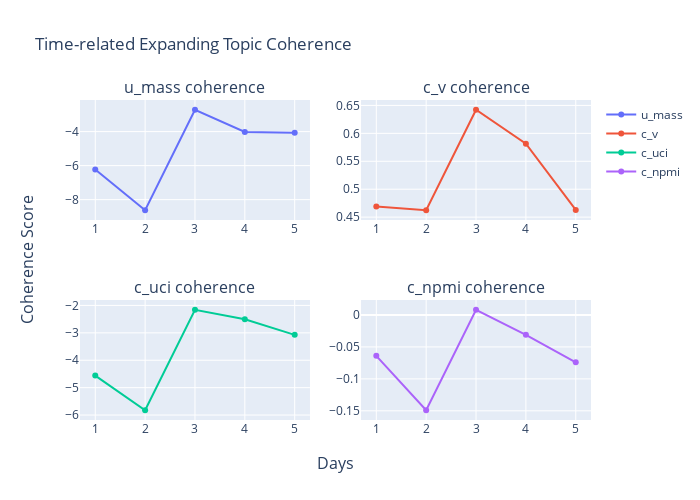

The code cell stored with this chart in its notebook:
### Code cell
#| output: true 
#| echo: true
compare_coherence(coherences_time_expand_df, "Time-related Expanding")

### Figure 1 — Plotly figure (JSON) as saved in the notebook; plotly's stock layout.template omitted (floating-point values rounded to 4 significant figures)
{"data": [{"mode": "lines+markers", "name": "u_mass", "type": "scatter", "x": [1, 2, 3, 4, 5], "xaxis": "x", "y": [-6.233, -8.624, -2.716, -4.024, -4.075], "yaxis": "y"}, {"mode": "lines+markers", "name": "c_v", "type": "scatter", "x": [1, 2, 3, 4, 5], "xaxis": "x2", "y": [0.469, 0.4624, 0.6423, 0.5816, 0.463], "yaxis": "y2"}, {"mode": "lines+markers", "name": "c_uci", "type": "scatter", "x": [1, 2, 3, 4, 5], "xaxis": "x3", "y": [-4.56, -5.824, -2.158, -2.504, -3.074], "yaxis": "y3"}, {"mode": "lines+markers", "name": "c_npmi", "type": "scatter", "x": [1, 2, 3, 4, 5], "xaxis": "x4", "y": [-0.06398, -0.1491, 0.00815, -0.03113, -0.07418], "yaxis": "y4"}], "layout": {"annotations": [{"font": {"size": 16}, "showarrow": false, "text": "u_mass coherence", "x": 0.225, "xanchor": "center", "xref": "paper", "y": 1, "yanchor": "bottom", "yref": "paper"}, {"font": {"size": 16}, "showarrow": false, "text": "c_v coherence", "x": 0.775, "xanchor": "center", "xref": "paper", "y": 1, "yanchor": "bottom", "yref": "paper"}, {"font": {"size": 16}, "showarrow": false, "text": "c_uci coherence", "x": 0.225, "xanchor": "center", "xref": "paper", "y": 0.375, "yanchor": "bottom", "yref": "paper"}, {"font": {"size": 16}, "showarrow": false, "text": "c_npmi coherence", "x": 0.775, "xanchor": "center", "xref": "paper", "y": 0.375, "yanchor": "bottom", "yref": "paper"}, {"font": {"size": 16}, "showarrow": false, "text": "Days", "x": 0.5, "xanchor": "center", "xref": "paper", "y": 0, "yanchor": "top", "yref": "paper", "yshift": -30}, {"font": {"size": 16}, "showarrow": false, "text": "Coherence Score", "textangle": -90, "x": 0, "xanchor": "right", "xref": "paper", "xshift": -40, "y": 0.5, "yanchor": "middle", "yref": "paper"}], "height": 500, "title": {"text": "Time-related Expanding Topic Coherence"}, "width": 700, "xaxis": {"anchor": "y", "autorange": true, "domain": [0, 0.45], "range": [0.6934, 5.307], "type": "linear"}, "xaxis2": {"anchor": "y2", "autorange": true, "domain": [0.55, 1], "range": [0.6934, 5.307], "type": "linear"}, "xaxis3": {"anchor": "y3", "autorange": true, "domain": [0, 0.45], "range": [0.6934, 5.307], "type": "linear"}, "xaxis4": {"anchor": "y4", "autorange": true, "domain": [0.55, 1], "range": [0.6934, 5.307], "type": "linear"}, "yaxis": {"anchor": "x", "autorange": true, "domain": [0.625, 1], "range": [-9.197, -2.143], "type": "linear"}, "yaxis2": {"anchor": "x2", "autorange": true, "domain": [0.625, 1], "range": [0.4449, 0.6597], "type": "linear"}, "yaxis3": {"anchor": "x3", "autorange": true, "domain": [0, 0.375], "range": [-6.18, -1.803], "type": "linear"}, "yaxis4": {"anchor": "x4", "autorange": true, "domain": [0, 0.375], "range": [-0.1644, 0.02341], "type": "linear"}}}
